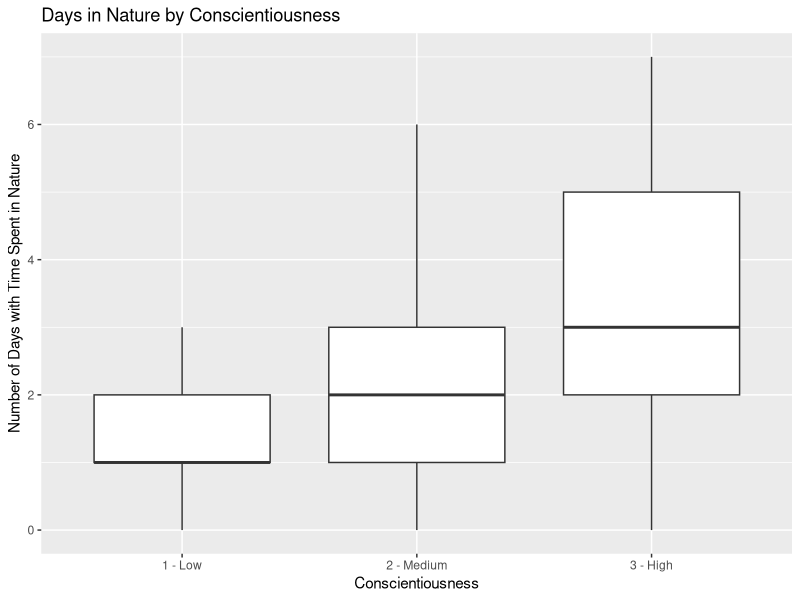
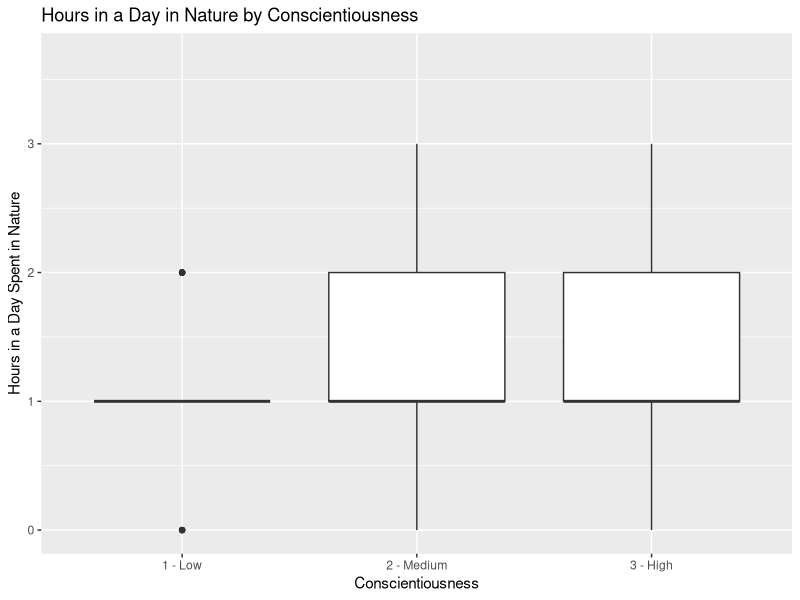
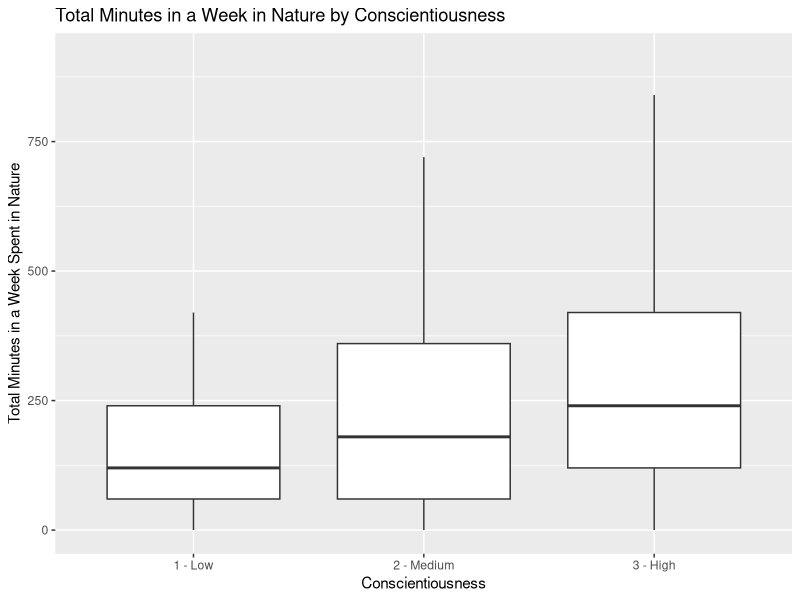
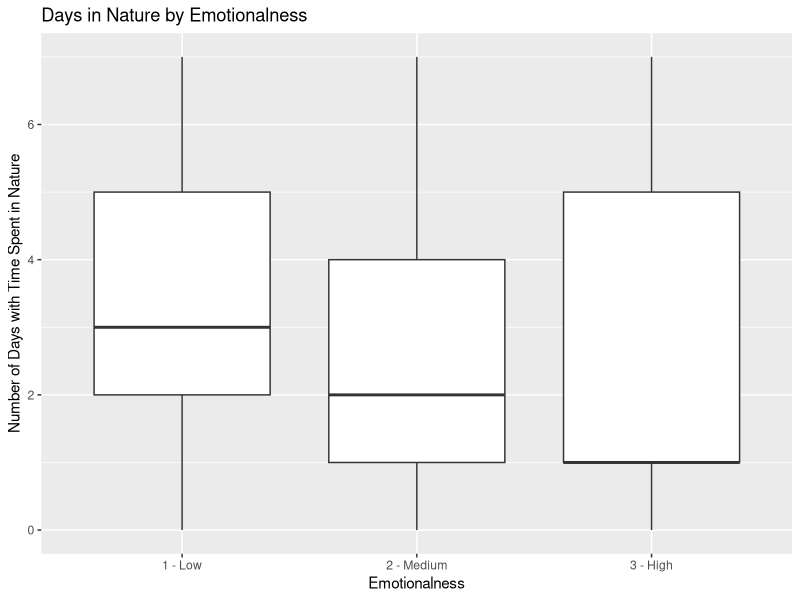
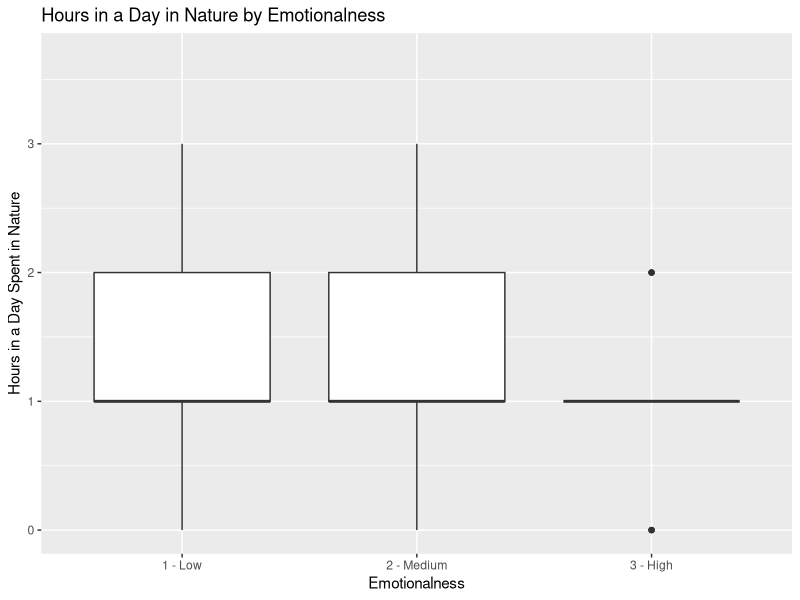
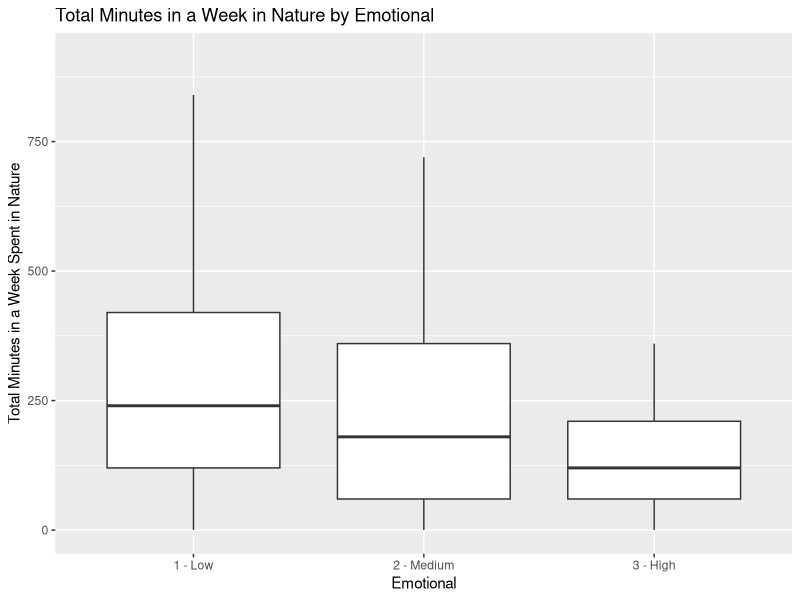
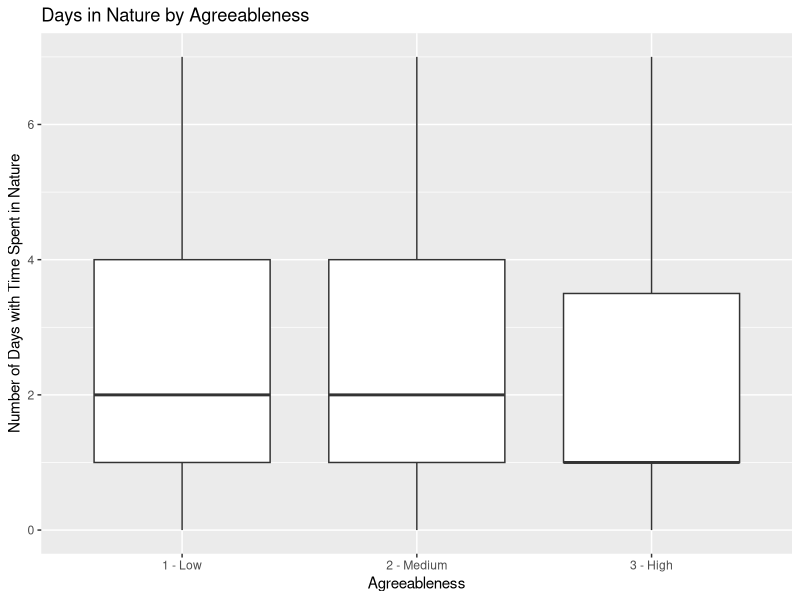
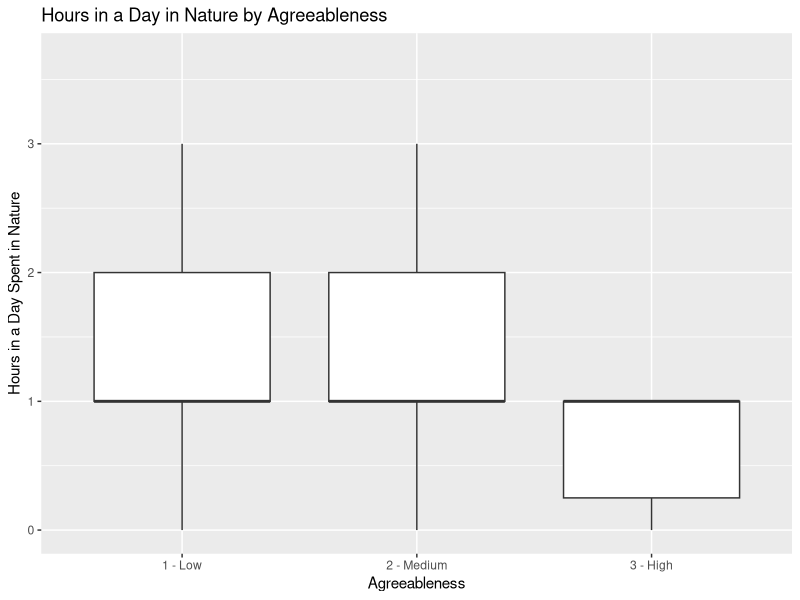

Recreate these plots in R, in order.
## ---- chunk 1
knitr::opts_chunk$set(echo = F, warning = F, message = F)
## ---- chunk 2
library(tidyverse)
library(ggplot2)
## ---- chunk 3
prsn_data_full <- read_csv("data/dataset121321WIDE.csv")

prsn_data <- prsn_data_full %>% select("id", "prolific_id", "c_time_in_nature_daysweek", "c_time_in_nature_hoursdaynew", "c_total_time_naturenew", "numparks_nq", "parkarea_nq", "proppark_nq", "popdensity_nq", "parkareaperperson_nq", "c_surroundings", "y1", "y2", "totalstress1cat","totalstress2cat", "changestress2", "catconscientiousness", "catemotional", "catagreeableness", "catopenness", "catextraversion")

## ---- chunk 4

# creating variable for personality type that combines low and high variables to one for plotting

newvar_prsn_data <- prsn_data %>% 
  mutate(
    # personality 
    conscientiousness = case_when(
      catconscientiousness == 3 ~ "3 - High",
      catconscientiousness == 2 ~ "2 - Medium",
      catconscientiousness == 1 ~ "1 - Low"
    ),
    emotional = case_when(
      catemotional == 3 ~ "3 - High",
      catemotional == 2 ~ "2 - Medium",
      catemotional == 1 ~ "1 - Low"
    ),
    agreeableness = case_when(
      catagreeableness == 3 ~ "3 - High",
      catagreeableness == 2 ~ "2 - Medium",
      catagreeableness == 1 ~ "1 - Low"
    ),
    openness = case_when(
      catopenness == 3 ~ "3 - High",
      catopenness == 2 ~ "2 - Medium",
      catopenness == 1 ~ "1 - Low"
    ),
    extraversion = case_when(
      catextraversion == 3 ~ "3 - High",
      catextraversion == 2 ~ "2 - Medium",
      catextraversion == 1 ~ "1 - Low"
    ),
    
    # park info
    numparks_nq = as.character(numparks_nq),
    parkarea_nq = as.character(parkarea_nq),
    proppark_nq = as.character(proppark_nq),
    popdensity_nq = as.character(popdensity_nq),
    parkareaperperson_nq = as.character(parkareaperperson_nq),
    c_surroundings = case_when(
      c_surroundings == "Other:" ~ "Other",
      TRUE ~ c_surroundings
    ),
    
    # direct nature
    days = c_time_in_nature_daysweek,
    hours = c_time_in_nature_hoursdaynew,
    total = c_total_time_naturenew,
    
    # stress
    
    stress1 = y1,
    stress2 = y2
    # "totalstress1cat","totalstress2cat", "changestress2"

  )

## ---- chunk 5
# Nature

natureDays_Qs <- quantile(newvar_prsn_data$days, na.rm = T)
natureDay_ylim <- c(0, 7)  

natureHours_Qs <- quantile(newvar_prsn_data$hours, na.rm = T)
natureHour_ylim <- c(0, (natureHours_Qs[4]+1.5*(natureHours_Qs[4] - natureHours_Qs[2]))*1.05) 

natureTotal_Qs <- quantile(newvar_prsn_data$total, na.rm = T)
natureTotal_ylim <- c(0, (natureTotal_Qs[4]+1.5*(natureTotal_Qs[4] - natureTotal_Qs[2]))*1.05) 



# stress
changestress_Qs <-quantile(newvar_prsn_data$changestress2, na.rm = T)
changestress_ylim <-  c( (changestress_Qs[2]*2), (changestress_Qs[4]+1.5*(changestress_Qs[4] - changestress_Qs[2]))*1.05) 

stress_ylim <- c(0, 40)

stresscat_ylim <- c(0, 5)

## ---- chunk 6

newvar_prsn_data <- newvar_prsn_data %>%
  mutate(
    natureDays_Q = case_when(
      days > natureDays_Qs[4] ~ "4",
      days > natureDays_Qs[3] ~ "3",
      days > natureDays_Qs[2] ~ "2",
      days >= natureDays_Qs[1] ~ "1"
    ),
    natureHours_Q = case_when(
      hours > natureHours_Qs[4] ~ "4",
      hours > natureHours_Qs[3] ~ "3",
      hours > natureHours_Qs[2] ~ "2",
      hours >= natureHours_Qs[1] ~ "1"
    ),
    natureTotal_Q = case_when(
      total > natureTotal_Qs[4] ~ "4",
      total > natureTotal_Qs[3] ~ "3",
      total > natureTotal_Qs[2] ~ "2",
      total >= natureTotal_Qs[1] ~ "1"
    )
  )

## ---- chunk 7

consc_natureDays <-
  newvar_prsn_data %>%
  filter(!is.na(conscientiousness)) %>%
  ggplot(
         aes_string( x = 'conscientiousness', y = 'days')) + 
  geom_boxplot(outlier.shape = NA) +
  labs(
    x = "Conscientiousness",
    y = "Number of Days with Time Spent in Nature",
    title = "Days in Nature by Conscientiousness",
  )+
  ylim(natureDay_ylim)
consc_natureDays


consc_natureHours <-
  newvar_prsn_data %>%
  filter(!is.na(conscientiousness)) %>%
  ggplot(
         aes_string( x = 'conscientiousness', y = 'hours')) + 
  geom_boxplot() +
  labs(
    x = "Conscientiousness",
    y = "Hours in a Day Spent in Nature",
    title = "Hours in a Day in Nature by Conscientiousness",
  )+
  ylim(natureHour_ylim)
consc_natureHours


consc_natureTotal <-
  newvar_prsn_data %>%
  filter(!is.na(conscientiousness)) %>%
  ggplot(
         aes_string( x = 'conscientiousness', y = 'total')) + 
  geom_boxplot(outlier.shape = NA) +
  labs(
    x = "Conscientiousness",
    y = "Total Minutes in a Week Spent in Nature",
    title = "Total Minutes in a Week in Nature by Conscientiousness",
  )+
  ylim(natureTotal_ylim)
consc_natureTotal
## ---- chunk 8

emo_natureDays <-
  newvar_prsn_data %>%
  filter(!is.na(emotional)) %>%
  ggplot(
         aes_string( x = 'emotional', y = 'days')) + 
  geom_boxplot(outlier.shape = NA) +
  labs(
    x = "Emotionalness",
    y = "Number of Days with Time Spent in Nature",
    title = "Days in Nature by Emotionalness",
  )+
  ylim(natureDay_ylim)
emo_natureDays


emo_natureHours <-
  newvar_prsn_data %>%
  filter(!is.na(emotional)) %>%
  ggplot(
         aes_string( x = 'emotional', y = 'hours')) + 
  geom_boxplot() +
  labs(
    x = "Emotionalness",
    y = "Hours in a Day Spent in Nature",
    title = "Hours in a Day in Nature by Emotionalness",
  )+
  ylim(natureHour_ylim)
emo_natureHours


emo_natureTotal <-
  newvar_prsn_data %>%
  filter(!is.na(emotional)) %>%
  ggplot(
         aes_string( x = 'emotional', y = 'total')) + 
  geom_boxplot(outlier.shape = NA) +
  labs(
    x = "Emotional",
    y = "Total Minutes in a Week Spent in Nature",
    title = "Total Minutes in a Week in Nature by Emotional",
  )+
  ylim(natureTotal_ylim)
emo_natureTotal
## ---- chunk 9

agree_natureDays <-
  newvar_prsn_data %>%
  filter(!is.na(agreeableness)) %>%
  ggplot(
         aes_string( x = 'agreeableness', y = 'days')) + 
  geom_boxplot(outlier.shape = NA) +
  labs(
    x = "Agreeableness",
    y = "Number of Days with Time Spent in Nature",
    title = "Days in Nature by Agreeableness",
  )+
  ylim(natureDay_ylim)
agree_natureDays


agree_natureHours <-
  newvar_prsn_data %>%
  filter(!is.na(agreeableness)) %>%
  ggplot(
         aes_string( x = 'agreeableness', y = 'hours')) + 
  geom_boxplot() +
  labs(
    x = "Agreeableness",
    y = "Hours in a Day Spent in Nature",
    title = "Hours in a Day in Nature by Agreeableness",
  )+
  ylim(natureHour_ylim)
agree_natureHours


agree_natureTotal <-
  newvar_prsn_data %>%
  filter(!is.na(agreeableness)) %>%
  ggplot(
         aes_string( x = 'agreeableness', y = 'total')) + 
  geom_boxplot() +
  labs(
    x = "Agreeableness",
    y = "Total Minutes in a Week Spent in Nature",
    title = "Total Minutes in a Week in Nature by Agreeableness",
  )+
  ylim(natureTotal_ylim)
agree_natureTotal
## ---- chunk 10

open_natureDays <-
  newvar_prsn_data %>%
  filter(!is.na(openness)) %>%
  ggplot(
         aes_string( x = 'openness', y = 'days')) + 
  geom_boxplot(outlier.shape = NA) +
  labs(
    x = "Openness",
    y = "Number of Days with Time Spent in Nature",
    title = "Days in Nature by Openness",
  )+
  ylim(natureDay_ylim)
open_natureDays


open_natureHours <-
  newvar_prsn_data %>%
  filter(!is.na(openness)) %>%
  ggplot(
         aes_string( x = 'openness', y = 'hours')) + 
  geom_boxplot() +
  labs(
    x = "Openness",
    y = "Hours in a Day Spent in Nature",
    title = "Hours in a Day in Nature by Openness",
  )+
  ylim(natureHour_ylim)
open_natureHours


open_natureTotal <-
  newvar_prsn_data %>%
  filter(!is.na(openness)) %>%
  ggplot(
         aes_string( x = 'openness', y = 'total')) + 
  geom_boxplot(outlier.shape = NA) +
  labs(
    x = "Openness",
    y = "Total Minutes in a Week Spent in Nature",
    title = "Total Minutes in a Week in Nature by Openness",
  )+
  ylim(natureTotal_ylim)
open_natureTotal
## ---- chunk 11

extra_natureDays <-
  newvar_prsn_data %>%
  filter(!is.na(extraversion)) %>%
  ggplot(
         aes_string( x = 'extraversion', y = 'days')) + 
  geom_boxplot(outlier.shape = NA) +
  labs(
    x = "Extraversion",
    y = "Number of Days with Time Spent in Nature",
    title = "Days in Nature by Extraversion",
  )+
  ylim(natureDay_ylim)
extra_natureDays


extra_natureHours <-
  newvar_prsn_data %>%
  filter(!is.na(extraversion)) %>%
  ggplot(
         aes_string( x = 'extraversion', y = 'hours')) + 
  geom_boxplot() +
  labs(
    x = "Extraversion",
    y = "Hours in a Day Spent in Nature",
    title = "Hours in a Day in Nature by Extraversion",
  )+
  ylim(natureHour_ylim)
extra_natureHours


extra_natureTotal <-
  newvar_prsn_data %>%
  filter(!is.na(extraversion)) %>%
  ggplot(
         aes_string( x = 'extraversion', y = 'total')) + 
  geom_boxplot(outlier.shape = NA) +
  labs(
    x = "Extraversion",
    y = "Total Minutes in a Week Spent in Nature",
    title = "Total Minutes in a Week in Nature by Extraversion",
  )+
  ylim(natureTotal_ylim)
extra_natureTotal
## ---- chunk 12

np_natureDays <-
  newvar_prsn_data %>%
  filter(!is.na(numparks_nq)) %>%
  ggplot(
         aes_string( x = "numparks_nq", y = 'days')) + 
  geom_boxplot(outlier.shape = NA) +
  labs(
    x = "Number of Parks in Tract",
    y = "Number of Days with Time Spent in Nature",
    title = "Days in Nature by Number of Parks",
  )+
  ylim(natureDay_ylim)
np_natureDays


np_natureHours <-
  newvar_prsn_data %>%
  filter(!is.na(numparks_nq)) %>%
  ggplot(
         aes_string( x = "numparks_nq", y = 'hours')) + 
  geom_boxplot() +
  labs(
    x = "Number of Parks in Tract",
    y = "Hours in a Day Spent in Nature",
    title = "Hours in a Day in Nature by Number of Parks",
  )+
  ylim(natureHour_ylim)
np_natureHours


np_natureTotal <-
  newvar_prsn_data %>%
  filter(!is.na(numparks_nq)) %>%
  ggplot(
         aes_string( x = "numparks_nq", y = 'total')) + 
  geom_boxplot(outlier.shape = NA) +
  labs(
    x = "Number of Parks in Tract",
    y = "Total Minutes in a Week Spent in Nature",
    title = "Total Minutes in a Week in Nature by Number of Parks",
  )+
  ylim(natureTotal_ylim)
np_natureTotal
## ---- chunk 13

pa_natureDays <-
  newvar_prsn_data %>%
  filter(!is.na(parkarea_nq)) %>%
  ggplot(
         aes_string( x = "parkarea_nq", y = 'days')) + 
  geom_boxplot(outlier.shape = NA) +
  labs(
    x = "Park Area in Tract",
    y = "Number of Days with Time Spent in Nature",
    title = "Days in Nature by Park Area in Tract",
  )+
  ylim(natureDay_ylim)
pa_natureDays


pa_natureHours <-
  newvar_prsn_data %>%
  filter(!is.na(parkarea_nq)) %>%
  ggplot(
         aes_string( x = "parkarea_nq", y = 'hours')) + 
  geom_boxplot() +
  labs(
    x = "Park Area in Tract",
    y = "Hours in a Day Spent in Nature",
    title = "Hours in a Day in Nature by Park Area in Tract",
  )+
  ylim(natureHour_ylim)
pa_natureHours


pa_natureTotal <-
  newvar_prsn_data %>%
  filter(!is.na(parkarea_nq)) %>%
  ggplot(
         aes_string( x = "parkarea_nq", y = 'total')) + 
  geom_boxplot(outlier.shape = NA) +
  labs(
    x = "Park Area in Tract",
    y = "Total Minutes in a Week Spent in Nature",
    title = "Total Minutes in a Week in Nature by Park Area in Tract",
  )+
  ylim(natureTotal_ylim)
pa_natureTotal
## ---- chunk 14

pp_natureDays <-
  newvar_prsn_data %>%
  filter(!is.na(proppark_nq)) %>%
  ggplot(
         aes_string( x = "proppark_nq", y = 'days')) + 
  geom_boxplot(outlier.shape = NA) +
  labs(
    x = "Proportion of Park Area in Tract",
    y = "Number of Days with Time Spent in Nature",
    title = "Days in Nature by Proportion of Park Area in Tract",
  )+
  ylim(natureDay_ylim)
pp_natureDays


pp_natureHours <-
  newvar_prsn_data %>%
  filter(!is.na(proppark_nq)) %>%
  ggplot(
         aes_string( x = "proppark_nq", y = 'hours')) + 
  geom_boxplot() +
  labs(
    x = "Proportion of Park Area in Tract",
    y = "Hours in a Day Spent in Nature",
    title = "Hours in a Day in Nature by Proportion of Park Area in Tract",
  )+
  ylim(natureHour_ylim)
pp_natureHours


pp_natureTotal <-
  newvar_prsn_data %>%
  filter(!is.na(proppark_nq)) %>%
  ggplot(
         aes_string( x = "proppark_nq", y = 'total')) + 
  geom_boxplot(outlier.shape = NA) +
  labs(
    x = "Proportion of Park Area in Tract",
    y = "Total Minutes in a Week Spent in Nature",
    title = "Total Minutes in a Week in Nature by Proportion of Park Area in Tract",
  )+
  ylim(natureTotal_ylim)
pp_natureTotal
## ---- chunk 15

pd_natureDays <-
  newvar_prsn_data %>%
  filter(!is.na(popdensity_nq)) %>%
  ggplot(
         aes_string( x = "popdensity_nq", y = 'days')) + 
  geom_boxplot(outlier.shape = NA) +
  labs(
    x = "Population Density of Tract",
    y = "Number of Days with Time Spent in Nature",
    title = "Days in Nature by Population Density",
  )+
  ylim(natureDay_ylim)
pd_natureDays


pd_natureHours <-
  newvar_prsn_data %>%
  filter(!is.na(popdensity_nq)) %>%
  ggplot(
         aes_string( x = "popdensity_nq", y = 'hours')) + 
  geom_boxplot() +
  labs(
    x = "Population Density of Tract",
    y = "Hours in a Day Spent in Nature",
    title = "Hours in a Day in Nature by Population Density",
  )+
  ylim(natureHour_ylim)
pd_natureHours


pd_natureTotal <-
  newvar_prsn_data %>%
  filter(!is.na(popdensity_nq)) %>%
  ggplot(
         aes_string( x = "popdensity_nq", y = 'total')) + 
  geom_boxplot(outlier.shape = NA) +
  labs(
    x = "Population Density of Tract",
    y = "Total Minutes in a Week Spent in Nature",
    title = "Total Minutes in a Week in Nature by Population Density",
  )+
  ylim(natureTotal_ylim)
pd_natureTotal
## ---- chunk 16

pb_natureDays <-
  newvar_prsn_data %>%
  filter(!is.na(parkareaperperson_nq)) %>%
  ggplot(
         aes_string( x = "parkareaperperson_nq", y = 'days')) + 
  geom_boxplot(outlier.shape = NA) +
  labs(
    x = "Park Burden of Tract",
    y = "Number of Days with Time Spent in Nature",
    title = "Days in Nature by Park Burden",
  )+
  ylim(natureDay_ylim)
pb_natureDays


pb_natureHours <-
  newvar_prsn_data %>%
  filter(!is.na(parkareaperperson_nq)) %>%
  ggplot(
         aes_string( x = "parkareaperperson_nq", y = 'hours')) + 
  geom_boxplot() +
  labs(
    x = "Park Burden of Tract",
    y = "Hours in a Day Spent in Nature",
    title = "Hours in a Day in Nature by Park Burden",
  )+
  ylim(natureHour_ylim)
pb_natureHours


pb_natureTotal <-
  newvar_prsn_data %>%
  filter(!is.na(parkareaperperson_nq)) %>%
  ggplot(
         aes_string( x = "parkareaperperson_nq", y = 'total')) + 
  geom_boxplot(outlier.shape = NA) +
  labs(
    x = "Park Burden of Tract",
    y = "Total Minutes in a Week Spent in Nature",
    title = "Total Minutes in a Week in Nature by Park Burden",
  )+
  ylim(natureTotal_ylim)
pb_natureTotal
## ---- chunk 17

sr_natureDays <-
  newvar_prsn_data %>%
  filter(!is.na(c_surroundings)) %>%
  ggplot(
         aes_string( x = "c_surroundings", y = 'days')) + 
  geom_boxplot(outlier.shape = NA) +
  labs(
    x = "Surroundings",
    y = "Number of Days with Time Spent in Nature",
    title = "Days in Nature by Surroundings",
  )+
  ylim(natureDay_ylim)
sr_natureDays


sr_natureHours <-
  newvar_prsn_data %>%
  filter(!is.na(c_surroundings)) %>%
  ggplot(
         aes_string( x = "c_surroundings", y = 'hours')) + 
  geom_boxplot() +
  labs(
    x = "Surroundings",
    y = "Hours in a Day Spent in Nature",
    title = "Hours in a Day in Nature by Surroundings",
  )+
  ylim(natureHour_ylim)
sr_natureHours


sr_natureTotal <-
  newvar_prsn_data %>%
  filter(!is.na(c_surroundings)) %>%
  ggplot(
         aes_string( x = "c_surroundings", y = 'total')) + 
  geom_boxplot(outlier.shape = NA) +
  labs(
    x = "Surroundings",
    y = "Total Minutes in a Week Spent in Nature",
    title = "Total Minutes in a Week in Nature by Surroundings",
  )+
  ylim(natureTotal_ylim)
sr_natureTotal
## ---- chunk 18

consc_stress1 <-
  newvar_prsn_data %>%
  filter(!is.na(conscientiousness)) %>%
  ggplot(
         aes_string( x = 'conscientiousness', y = 'stress1')) + 
  geom_boxplot(outlier.shape = NA) +
  labs(
    x = "Conscientiousness",
    y = "Total Stress at S1",
    title = "Total Stress at S1 by Conscientiousness",
  )+
  ylim(stress_ylim)


emo_stress1 <-
  newvar_prsn_data %>%
  filter(!is.na(emotional)) %>%
  ggplot(
         aes_string( x = 'emotional', y = 'stress1')) + 
  geom_boxplot(outlier.shape = NA) +
  labs(
    x = "Emotionalness",
    y = "Total Stress at S1",
    title = "Total Stress at S1 by Emotionalness",
  )+
  ylim(stress_ylim)



agree_stress1 <-
  newvar_prsn_data %>%
  filter(!is.na(agreeableness)) %>%
  ggplot(
         aes_string( x = 'agreeableness', y = 'stress1')) + 
  geom_boxplot(outlier.shape = NA) +
  labs(
    x = "Agreeableness",
    y = "Total Stress at S1",
    title = "Total Stress at S1 by Agreeableness",
  )+
  ylim(stress_ylim)



open_stress1 <-
  newvar_prsn_data %>%
  filter(!is.na(openness)) %>%
  ggplot(
         aes_string( x = 'openness', y = 'stress1')) + 
  geom_boxplot(outlier.shape = NA) +
  labs(
    x = "Openness",
    y = "Total Stress at S1",
    title = "Total Stress at S1 by Openness",
  )+
  ylim(stress_ylim)



extra_stress1 <-
  newvar_prsn_data %>%
  filter(!is.na(extraversion)) %>%
  ggplot(
         aes_string( x = 'extraversion', y = 'stress1')) + 
  geom_boxplot(outlier.shape = NA) +
  labs(
    x = "Extraversion",
    y = "Total Stress at S1",
    title = "Total Stress at S1 by Extraversion",
  )+
  ylim(stress_ylim)



## ---- chunk 19

consc_stress2 <-
  newvar_prsn_data %>%
  filter(!is.na(conscientiousness)) %>%
  ggplot(
         aes_string( x = 'conscientiousness', y = 'stress2')) + 
  geom_boxplot(outlier.shape = NA) +
  labs(
    x = "Conscientiousness",
    y = "Total Stress at S2",
    title = "Total Stress at S2 by Conscientiousness",
  )+
  ylim(stress_ylim)


emo_stress2 <-
  newvar_prsn_data %>%
  filter(!is.na(emotional)) %>%
  ggplot(
         aes_string( x = 'emotional', y = 'stress2')) + 
  geom_boxplot(outlier.shape = NA) +
  labs(
    x = "Emotionalness",
    y = "Total Stress at S2",
    title = "Total Stress at S2 by Emotionalness",
  )+
  ylim(stress_ylim)



agree_stress2 <-
  newvar_prsn_data %>%
  filter(!is.na(agreeableness)) %>%
  ggplot(
         aes_string( x = 'agreeableness', y = 'stress2')) + 
  geom_boxplot(outlier.shape = NA) +
  labs(
    x = "Agreeableness",
    y = "Total Stress at S2",
    title = "Total Stress at S2 by Agreeableness",
  )+
  ylim(stress_ylim)



open_stress2 <-
  newvar_prsn_data %>%
  filter(!is.na(openness)) %>%
  ggplot(
         aes_string( x = 'openness', y = 'stress2')) + 
  geom_boxplot(outlier.shape = NA) +
  labs(
    x = "Openness",
    y = "Total Stress at S2",
    title = "Total Stress at S2 by Openness",
  )+
  ylim(stress_ylim)



extra_stress2 <-
  newvar_prsn_data %>%
  filter(!is.na(extraversion)) %>%
  ggplot(
         aes_string( x = 'extraversion', y = 'stress2')) + 
  geom_boxplot(outlier.shape = NA) +
  labs(
    x = "Extraversion",
    y = "Total Stress at S2",
    title = "Total Stress at S2 by Extraversion",
  )+
  ylim(stress_ylim)


## ---- chunk 20

consc_totalstress1cat <-
  newvar_prsn_data %>%
  filter(!is.na(conscientiousness)) %>%
  ggplot(
         aes_string( x = 'conscientiousness', y = 'totalstress1cat')) + 
  geom_boxplot(outlier.shape = NA) +
  labs(
    x = "Conscientiousness",
    y = "Categorized Stress at S1",
    title = "Categorized Stress at S1 by Conscientiousness",
  )+
  ylim(stresscat_ylim)


emo_totalstress1cat <-
  newvar_prsn_data %>%
  filter(!is.na(emotional)) %>%
  ggplot(
         aes_string( x = 'emotional', y = 'totalstress1cat')) + 
  geom_boxplot(outlier.shape = NA) +
  labs(
    x = "Emotionalness",
    y = "Categorized Stress at S1",
    title = "Categorized Stress at S1 by Emotionalness",
  )+
  ylim(stresscat_ylim)



agree_totalstress1cat <-
  newvar_prsn_data %>%
  filter(!is.na(agreeableness)) %>%
  ggplot(
         aes_string( x = 'agreeableness', y = 'totalstress1cat')) + 
  geom_boxplot(outlier.shape = NA) +
  labs(
    x = "Agreeableness",
    y = "Categorized Stress at S1",
    title = "Categorized Stress at S1 by Agreeableness",
  )+
  ylim(stresscat_ylim)



open_totalstress1cat <-
  newvar_prsn_data %>%
  filter(!is.na(openness)) %>%
  ggplot(
         aes_string( x = 'openness', y = 'totalstress1cat')) + 
  geom_boxplot(outlier.shape = NA) +
  labs(
    x = "Openness",
    y = "Categorized Stress at S1",
    title = "Categorized Stress at S1 by Openness",
  )+
  ylim(stresscat_ylim)



extra_totalstress1cat <-
  newvar_prsn_data %>%
  filter(!is.na(extraversion)) %>%
  ggplot(
         aes_string( x = 'extraversion', y = 'totalstress1cat')) + 
  geom_boxplot(outlier.shape = NA) +
  labs(
    x = "Extraversion",
    y = "Categorized Stress at S1",
    title = "Categorized Stress at S1 by Extraversion",
  )+
  ylim(stresscat_ylim)


## ---- chunk 21

consc_totalstress2cat <-
  newvar_prsn_data %>%
  filter(!is.na(conscientiousness)) %>%
  ggplot(
         aes_string( x = 'conscientiousness', y = 'totalstress2cat')) + 
  geom_boxplot(outlier.shape = NA) +
  labs(
    x = "Conscientiousness",
    y = "Categorized Stress at S2",
    title = "Categorized Stress at S2 by Conscientiousness",
  )+
  ylim(stresscat_ylim)


emo_totalstress2cat <-
  newvar_prsn_data %>%
  filter(!is.na(emotional)) %>%
  ggplot(
         aes_string( x = 'emotional', y = 'totalstress2cat')) + 
  geom_boxplot(outlier.shape = NA) +
  labs(
    x = "Emotionalness",
    y = "Categorized Stress at S2",
    title = "Categorized Stress at S2 by Emotionalness",
  )+
  ylim(stresscat_ylim)



agree_totalstress2cat <-
  newvar_prsn_data %>%
  filter(!is.na(agreeableness)) %>%
  ggplot(
         aes_string( x = 'agreeableness', y = 'totalstress2cat')) + 
  geom_boxplot(outlier.shape = NA) +
  labs(
    x = "Agreeableness",
    y = "Categorized Stress at S2",
    title = "Categorized Stress at S2 by Agreeableness",
  )+
  ylim(stresscat_ylim)



open_totalstress2cat <-
  newvar_prsn_data %>%
  filter(!is.na(openness)) %>%
  ggplot(
         aes_string( x = 'openness', y = 'totalstress2cat')) + 
  geom_boxplot(outlier.shape = NA) +
  labs(
    x = "Openness",
    y = "Categorized Stress at S2",
    title = "Categorized Stress at S2 by Openness",
  )+
  ylim(stresscat_ylim)



extra_totalstress2cat <-
  newvar_prsn_data %>%
  filter(!is.na(extraversion)) %>%
  ggplot(
         aes_string( x = 'extraversion', y = 'totalstress2cat')) + 
  geom_boxplot(outlier.shape = NA) +
  labs(
    x = "Extraversion",
    y = "Categorized Stress at S2",
    title = "Categorized Stress at S2 by Extraversion",
  )+
  ylim(stresscat_ylim)


## ---- chunk 22

consc_changestress2 <-
  newvar_prsn_data %>%
  filter(!is.na(conscientiousness)) %>%
  ggplot(
         aes_string( x = 'conscientiousness', y = 'changestress2')) + 
  geom_boxplot(outlier.shape = NA) +
  labs(
    x = "Conscientiousness",
    y = "Change in Stress",
    title = "Change in Stress by Conscientiousness",
  )+
  ylim(changestress_ylim)


emo_changestress2 <-
  newvar_prsn_data %>%
  filter(!is.na(emotional)) %>%
  ggplot(
         aes_string( x = 'emotional', y = 'changestress2')) + 
  geom_boxplot(outlier.shape = NA) +
  labs(
    x = "Emotionalness",
    y = "Change in Stress",
    title = "Change in Stress by Emotionalness",
  )+
  ylim(changestress_ylim)



agree_changestress2 <-
  newvar_prsn_data %>%
  filter(!is.na(agreeableness)) %>%
  ggplot(
         aes_string( x = 'agreeableness', y = 'changestress2')) + 
  geom_boxplot(outlier.shape = NA) +
  labs(
    x = "Agreeableness",
    y = "Change in Stress",
    title = "Change in Stress by Agreeableness",
  )+
  ylim(changestress_ylim)



open_changestress2 <-
  newvar_prsn_data %>%
  filter(!is.na(openness)) %>%
  ggplot(
         aes_string( x = 'openness', y = 'changestress2')) + 
  geom_boxplot(outlier.shape = NA) +
  labs(
    x = "Openness",
    y = "Change in Stress",
    title = "Change in Stress by Openness",
  )+
  ylim(changestress_ylim)



extra_changestress2 <-
  newvar_prsn_data %>%
  filter(!is.na(extraversion)) %>%
  ggplot(
         aes_string( x = 'extraversion', y = 'changestress2')) + 
  geom_boxplot(outlier.shape = NA) +
  labs(
    x = "Extraversion",
    y = "Change in Stress",
    title = "Change in Stress by Extraversion",
  )+
  ylim(changestress_ylim)


## ---- chunk 23

consc_stress1
consc_stress2
consc_totalstress1cat
consc_totalstress2cat
consc_changestress2
## ---- chunk 24

emo_stress1
emo_stress2
emo_totalstress1cat
emo_totalstress2cat
emo_changestress2

## ---- chunk 25


agree_stress1
agree_stress2
agree_totalstress1cat
agree_totalstress2cat
agree_changestress2
## ---- chunk 26


open_stress1
open_stress2
open_totalstress1cat
open_totalstress2cat
open_changestress2
## ---- chunk 27


extra_stress1
extra_stress2
extra_totalstress1cat
extra_totalstress2cat
extra_changestress2

## ---- chunk 28

np_stress1 <-
  newvar_prsn_data %>%
  filter(!is.na(numparks_nq)) %>%
  ggplot(
         aes_string( x = 'numparks_nq', y = 'stress1')) + 
  geom_boxplot(outlier.shape = NA) +
  labs(
    x = "Number of Parks in Tract",
    y = "Total Stress at S1",
    title = "Total Stress at S1 by Number of Parks in Tract",
  )+
  ylim(stress_ylim)
np_stress1


np_stress2 <-
  newvar_prsn_data %>%
  filter(!is.na(numparks_nq)) %>%
  ggplot(
         aes_string( x = 'numparks_nq', y = 'stress2')) + 
  geom_boxplot(outlier.shape = NA) +
  labs(
    x = "Number of Parks in Tract",
    y = "Total Stress at S2",
    title = "Total Stress at S2 by Number of Parks in Tract",
  )+
  ylim(stress_ylim)
np_stress2


np_totalstress1cat <-
  newvar_prsn_data %>%
  filter(!is.na(numparks_nq)) %>%
  ggplot(
         aes_string( x = 'numparks_nq', y = 'totalstress1cat')) + 
  geom_boxplot(outlier.shape = NA) +
  labs(
    x = "Number of Parks in Tract",
    y = "Categorized Stress at S1",
    title = "Categorized Stress at S1 by Number of Parks in Tract",
  )+
  ylim(stresscat_ylim)
np_totalstress1cat


np_totalstress2cat <-
  newvar_prsn_data %>%
  filter(!is.na(numparks_nq)) %>%
  ggplot(
         aes_string( x = 'numparks_nq', y = 'totalstress2cat')) + 
  geom_boxplot(outlier.shape = NA) +
  labs(
    x = "Number of Parks in Tract",
    y = "Categorized Stress at S2",
    title = "Categorized Stress at S2 by Number of Parks in Tract",
  )+
  ylim(stresscat_ylim)
np_totalstress2cat


np_changestress2 <-
  newvar_prsn_data %>%
  filter(!is.na(numparks_nq)) %>%
  ggplot(
         aes_string( x = 'numparks_nq', y = 'changestress2')) + 
  geom_boxplot(outlier.shape = NA) +
  labs(
    x = "Number of Parks in Tract",
    y = "Change in Stress",
    title = "Change in Stress by Number of Parks in Tract",
  )+
  ylim(changestress_ylim)
np_changestress2

## ---- chunk 29

pa_stress1 <-
  newvar_prsn_data %>%
  filter(!is.na(parkarea_nq)) %>%
  ggplot(
         aes_string( x = 'parkarea_nq', y = 'stress1')) + 
  geom_boxplot(outlier.shape = NA) +
  labs(
    x = "Park Area in Tract",
    y = "Total Stress at S1",
    title = "Total Stress at S1 by Park Area in Tract",
  )+
  ylim(stress_ylim)
pa_stress1


pa_stress2 <-
  newvar_prsn_data %>%
  filter(!is.na(parkarea_nq)) %>%
  ggplot(
         aes_string( x = 'parkarea_nq', y = 'stress2')) + 
  geom_boxplot(outlier.shape = NA) +
  labs(
    x = "Park Area in Tract",
    y = "Total Stress at S2",
    title = "Total Stress at S2 by Park Area in Tract",
  )+
  ylim(stress_ylim)
pa_stress2


pa_totalstress1cat <-
  newvar_prsn_data %>%
  filter(!is.na(parkarea_nq)) %>%
  ggplot(
         aes_string( x = 'parkarea_nq', y = 'totalstress1cat')) + 
  geom_boxplot(outlier.shape = NA) +
  labs(
    x = "Park Area in Tract",
    y = "Categorized Stress at S1",
    title = "Categorized Stress at S1 by Park Area in Tract",
  )+
  ylim(stresscat_ylim)
pa_totalstress1cat


pa_totalstress2cat <-
  newvar_prsn_data %>%
  filter(!is.na(parkarea_nq)) %>%
  ggplot(
         aes_string( x = 'parkarea_nq', y = 'totalstress2cat')) + 
  geom_boxplot(outlier.shape = NA) +
  labs(
    x = "Park Area in Tract",
    y = "Categorized Stress at S2",
    title = "Categorized Stress at S2 by Park Area in Tract",
  )+
  ylim(stresscat_ylim)
pa_totalstress2cat


pa_changestress2 <-
  newvar_prsn_data %>%
  filter(!is.na(parkarea_nq)) %>%
  ggplot(
         aes_string( x = 'parkarea_nq', y = 'changestress2')) + 
  geom_boxplot(outlier.shape = NA) +
  labs(
    x = "Park Area in Tract",
    y = "Change in Stress",
    title = "Change in Stress by Park Area in Tract",
  )+
  ylim(changestress_ylim)
pa_changestress2

## ---- chunk 30

pp_stress1 <-
  newvar_prsn_data %>%
  filter(!is.na(proppark_nq)) %>%
  ggplot(
         aes_string( x = 'proppark_nq', y = 'stress1')) + 
  geom_boxplot(outlier.shape = NA) +
  labs(
    x = "Proportion of Park Area in Tract",
    y = "Total Stress at S1",
    title = "Total Stress at S1 by Proportion of Park Area in Tract",
  )+
  ylim(stress_ylim)
pp_stress1


pp_stress2 <-
  newvar_prsn_data %>%
  filter(!is.na(proppark_nq)) %>%
  ggplot(
         aes_string( x = 'proppark_nq', y = 'stress2')) + 
  geom_boxplot(outlier.shape = NA) +
  labs(
    x = "Proportion of Park Area in Tract",
    y = "Total Stress at S2",
    title = "Total Stress at S2 by Proportion of Park Area in Tract",
  )+
  ylim(stress_ylim)
pp_stress2


pp_totalstress1cat <-
  newvar_prsn_data %>%
  filter(!is.na(proppark_nq)) %>%
  ggplot(
         aes_string( x = 'proppark_nq', y = 'totalstress1cat')) + 
  geom_boxplot(outlier.shape = NA) +
  labs(
    x = "Proportion of Park Area in Tract",
    y = "Categorized Stress at S1",
    title = "Categorized Stress at S1 by Proportion of Park Area in Tract",
  )+
  ylim(stresscat_ylim)
pp_totalstress1cat


pp_totalstress2cat <-
  newvar_prsn_data %>%
  filter(!is.na(proppark_nq)) %>%
  ggplot(
         aes_string( x = 'proppark_nq', y = 'totalstress2cat')) + 
  geom_boxplot(outlier.shape = NA) +
  labs(
    x = "Proportion of Park Area in Tract",
    y = "Categorized Stress at S2",
    title = "Categorized Stress at S2 by Proportion of Park Area in Tract",
  )+
  ylim(stresscat_ylim)
pp_totalstress2cat


pp_changestress2 <-
  newvar_prsn_data %>%
  filter(!is.na(proppark_nq)) %>%
  ggplot(
         aes_string( x = 'proppark_nq', y = 'changestress2')) + 
  geom_boxplot(outlier.shape = NA) +
  labs(
    x = "Proportion of Park Area in Tract",
    y = "Change in Stress",
    title = "Change in Stress by Proportion of Park Area in Tract",
  )+
  ylim(changestress_ylim)
pp_changestress2

## ---- chunk 31

pd_stress1 <-
  newvar_prsn_data %>%
  filter(!is.na(popdensity_nq)) %>%
  ggplot(
         aes_string( x = 'popdensity_nq', y = 'stress1')) + 
  geom_boxplot(outlier.shape = NA) +
  labs(
    x = "Population Density of Tract",
    y = "Total Stress at S1",
    title = "Total Stress at S1 by Population Density",
  )+
  ylim(stress_ylim)
pd_stress1


pd_stress2 <-
  newvar_prsn_data %>%
  filter(!is.na(popdensity_nq)) %>%
  ggplot(
         aes_string( x = 'popdensity_nq', y = 'stress2')) + 
  geom_boxplot(outlier.shape = NA) +
  labs(
    x = "Population Density of Tract",
    y = "Total Stress at S2",
    title = "Total Stress at S2 by Population Density",
  )+
  ylim(stress_ylim)
pd_stress2


pd_totalstress1cat <-
  newvar_prsn_data %>%
  filter(!is.na(popdensity_nq)) %>%
  ggplot(
         aes_string( x = 'popdensity_nq', y = 'totalstress1cat')) + 
  geom_boxplot(outlier.shape = NA) +
  labs(
    x = "Population Density of Tract",
    y = "Categorized Stress at S1",
    title = "Categorized Stress at S1 by Population Density",
  )+
  ylim(stresscat_ylim)
pd_totalstress1cat


pd_totalstress2cat <-
  newvar_prsn_data %>%
  filter(!is.na(popdensity_nq)) %>%
  ggplot(
         aes_string( x = 'popdensity_nq', y = 'totalstress2cat')) + 
  geom_boxplot(outlier.shape = NA) +
  labs(
    x = "Population Density of Tract",
    y = "Categorized Stress at S2",
    title = "Categorized Stress at S2 by Population Density",
  )+
  ylim(stresscat_ylim)
pd_totalstress2cat


pd_changestress2 <-
  newvar_prsn_data %>%
  filter(!is.na(popdensity_nq)) %>%
  ggplot(
         aes_string( x = 'popdensity_nq', y = 'changestress2')) + 
  geom_boxplot(outlier.shape = NA) +
  labs(
    x = "Population Density of Tract",
    y = "Change in Stress",
    title = "Change in Stress by Population Density",
  )+
  ylim(changestress_ylim)
pd_changestress2

## ---- chunk 32

pd_stress1 <-
  newvar_prsn_data %>%
  filter(!is.na(parkareaperperson_nq)) %>%
  ggplot(
         aes_string( x = 'parkareaperperson_nq', y = 'stress1')) + 
  geom_boxplot(outlier.shape = NA) +
  labs(
    x = "Park Burden of Tract",
    y = "Total Stress at S1",
    title = "Total Stress at S1 by Park Burden",
  )+
  ylim(stress_ylim)
pd_stress1


pd_stress2 <-
  newvar_prsn_data %>%
  filter(!is.na(parkareaperperson_nq)) %>%
  ggplot(
         aes_string( x = 'parkareaperperson_nq', y = 'stress2')) + 
  geom_boxplot(outlier.shape = NA) +
  labs(
    x = "Park Burden of Tract",
    y = "Total Stress at S2",
    title = "Total Stress at S2 by Park Burden",
  )+
  ylim(stress_ylim)
pd_stress2


pd_totalstress1cat <-
  newvar_prsn_data %>%
  filter(!is.na(parkareaperperson_nq)) %>%
  ggplot(
         aes_string( x = 'parkareaperperson_nq', y = 'totalstress1cat')) + 
  geom_boxplot(outlier.shape = NA) +
  labs(
    x = "Park Burden of Tract",
    y = "Categorized Stress at S1",
    title = "Categorized Stress at S1 by Park Burden",
  )+
  ylim(stresscat_ylim)
pd_totalstress1cat


pd_totalstress2cat <-
  newvar_prsn_data %>%
  filter(!is.na(parkareaperperson_nq)) %>%
  ggplot(
         aes_string( x = 'parkareaperperson_nq', y = 'totalstress2cat')) + 
  geom_boxplot(outlier.shape = NA) +
  labs(
    x = "Park Burden of Tract",
    y = "Categorized Stress at S2",
    title = "Categorized Stress at S2 by Park Burden",
  )+
  ylim(stresscat_ylim)
pd_totalstress2cat


pd_changestress2 <-
  newvar_prsn_data %>%
  filter(!is.na(parkareaperperson_nq)) %>%
  ggplot(
         aes_string( x = 'parkareaperperson_nq', y = 'changestress2')) + 
  geom_boxplot(outlier.shape = NA) +
  labs(
    x = "Park Burden of Tract",
    y = "Change in Stress",
    title = "Change in Stress by Park Burden",
  )+
  ylim(changestress_ylim)
pd_changestress2

## ---- chunk 33

pd_stress1 <-
  newvar_prsn_data %>%
  filter(!is.na(c_surroundings)) %>%
  ggplot(
         aes_string( x = 'c_surroundings', y = 'stress1')) + 
  geom_boxplot(outlier.shape = NA) +
  labs(
    x = "Surroundings",
    y = "Total Stress at S1",
    title = "Total Stress at S1 by Surroundings",
  )+
  ylim(stress_ylim)
pd_stress1


pd_stress2 <-
  newvar_prsn_data %>%
  filter(!is.na(c_surroundings)) %>%
  ggplot(
         aes_string( x = 'c_surroundings', y = 'stress2')) + 
  geom_boxplot(outlier.shape = NA) +
  labs(
    x = "Surroundings",
    y = "Total Stress at S2",
    title = "Total Stress at S2 by Surroundings",
  )+
  ylim(stress_ylim)
pd_stress2


pd_totalstress1cat <-
  newvar_prsn_data %>%
  filter(!is.na(c_surroundings)) %>%
  ggplot(
         aes_string( x = 'c_surroundings', y = 'totalstress1cat')) + 
  geom_boxplot(outlier.shape = NA) +
  labs(
    x = "Surroundings",
    y = "Categorized Stress at S1",
    title = "Categorized Stress at S1 by Surroundings",
  )+
  ylim(stresscat_ylim)
pd_totalstress1cat


pd_totalstress2cat <-
  newvar_prsn_data %>%
  filter(!is.na(c_surroundings)) %>%
  ggplot(
         aes_string( x = 'c_surroundings', y = 'totalstress2cat')) + 
  geom_boxplot(outlier.shape = NA) +
  labs(
    x = "Surroundings",
    y = "Categorized Stress at S2",
    title = "Categorized Stress at S2 by Surroundings",
  )+
  ylim(stresscat_ylim)
pd_totalstress2cat


pd_changestress2 <-
  newvar_prsn_data %>%
  filter(!is.na(c_surroundings)) %>%
  ggplot(
         aes_string( x = 'c_surroundings', y = 'changestress2')) + 
  geom_boxplot(outlier.shape = NA) +
  labs(
    x = "Surroundings",
    y = "Change in Stress",
    title = "Change in Stress by Surroundings",
  )+
  ylim(changestress_ylim)
pd_changestress2

## ---- chunk 34

days_stress1 <-
  newvar_prsn_data %>%
  filter(!is.na(natureDays_Q)) %>%
  ggplot(
         aes_string( x = 'natureDays_Q', y = 'stress1')) + 
  geom_boxplot(outlier.shape = NA) +
  labs(
    x = "Quartile of Days with Time Spent in Nature",
    y = "Total Stress at S1",
    title = "Total Stress at S1 by Quartile of Days with Time Spent in Nature",
  )+
  ylim(stress_ylim)
days_stress1


days_stress2 <-
  newvar_prsn_data %>%
  filter(!is.na(natureDays_Q)) %>%
  ggplot(
         aes_string( x = 'natureDays_Q', y = 'stress2')) + 
  geom_boxplot(outlier.shape = NA) +
  labs(
    x = "Quartile of Days with Time Spent in Nature",
    y = "Total Stress at S2",
    title = "Total Stress at S2 by Quartile of Days with Time Spent in Nature",
  )+
  ylim(stress_ylim)
days_stress2


days_totalstress1cat <-
  newvar_prsn_data %>%
  filter(!is.na(natureDays_Q)) %>%
  ggplot(
         aes_string( x = 'natureDays_Q', y = 'totalstress1cat')) + 
  geom_boxplot(outlier.shape = NA) +
  labs(
    x = "Quartile of Days with Time Spent in Nature",
    y = "Categorized Stress at S1",
    title = "Categorized Stress at S1 by Quartile of Days with Time Spent in Nature",
  )+
  ylim(stresscat_ylim)
days_totalstress1cat


days_totalstress2cat <-
  newvar_prsn_data %>%
  filter(!is.na(natureDays_Q)) %>%
  ggplot(
         aes_string( x = 'natureDays_Q', y = 'totalstress2cat')) + 
  geom_boxplot(outlier.shape = NA) +
  labs(
    x = "Quartile of Days with Time Spent in Nature",
    y = "Categorized Stress at S2",
    title = "Categorized Stress at S2 by Quartile of Days with Time Spent in Nature",
  )+
  ylim(stresscat_ylim)
days_totalstress2cat


days_changestress2 <-
  newvar_prsn_data %>%
  filter(!is.na(natureDays_Q)) %>%
  ggplot(
         aes_string( x = 'natureDays_Q', y = 'changestress2')) + 
  geom_boxplot(outlier.shape = NA) +
  labs(
    x = "Quartile of Days with Time Spent in Nature",
    y = "Change in Stress",
    title = "Change in Stress by Quartile of Days with Time Spent in Nature",
  )+
  ylim(changestress_ylim)
days_changestress2

## ---- chunk 35

hours_stress1 <-
  newvar_prsn_data %>%
  filter(!is.na(natureHours_Q)) %>%
  ggplot(
         aes_string( x = 'natureHours_Q', y = 'stress1')) + 
  geom_boxplot(outlier.shape = NA) +
  labs(
    x = "Quartile of Hours in Nature",
    y = "Total Stress at S1",
    title = "Total Stress at S1 by Quartile of Hours in Nature",
  )+
  ylim(stress_ylim)
hours_stress1


hours_stress2 <-
  newvar_prsn_data %>%
  filter(!is.na(natureHours_Q)) %>%
  ggplot(
         aes_string( x = 'natureHours_Q', y = 'stress2')) + 
  geom_boxplot(outlier.shape = NA) +
  labs(
    x = "Quartile of Hours in Nature",
    y = "Total Stress at S2",
    title = "Total Stress at S2 by Quartile of Hours in Nature",
  )+
  ylim(stress_ylim)
hours_stress2


hours_totalstress1cat <-
  newvar_prsn_data %>%
  filter(!is.na(natureHours_Q)) %>%
  ggplot(
         aes_string( x = 'natureHours_Q', y = 'totalstress1cat')) + 
  geom_boxplot(outlier.shape = NA) +
  labs(
    x = "Quartile of Hours in Nature",
    y = "Categorized Stress at S1",
    title = "Categorized Stress at S1 by Quartile of Hours in Nature",
  )+
  ylim(stresscat_ylim)
hours_totalstress1cat


hours_totalstress2cat <-
  newvar_prsn_data %>%
  filter(!is.na(natureHours_Q)) %>%
  ggplot(
         aes_string( x = 'natureHours_Q', y = 'totalstress2cat')) + 
  geom_boxplot(outlier.shape = NA) +
  labs(
    x = "Quartile of Hours in Nature",
    y = "Categorized Stress at S2",
    title = "Categorized Stress at S2 by Quartile of Hours in Nature",
  )+
  ylim(stresscat_ylim)
hours_totalstress2cat


hours_changestress2 <-
  newvar_prsn_data %>%
  filter(!is.na(natureHours_Q)) %>%
  ggplot(
         aes_string( x = 'natureHours_Q', y = 'changestress2')) + 
  geom_boxplot(outlier.shape = NA) +
  labs(
    x = "Quartile of Hours in Nature",
    y = "Change in Stress",
    title = "Change in Stress by Quartile of Hours in Nature",
  )+
  ylim(changestress_ylim)
hours_changestress2

## ---- chunk 36

hours_stress1 <-
  newvar_prsn_data %>%
  filter(!is.na(natureTotal_Q)) %>%
  ggplot(
         aes_string( x = 'natureTotal_Q', y = 'stress1')) + 
  geom_boxplot(outlier.shape = NA) +
  labs(
    x = "Quartile of Total Time Spent in Nature",
    y = "Total Stress at S1",
    title = "Total Stress at S1 by Quartile of Total Time Spent in Nature",
  )+
  ylim(stress_ylim)
hours_stress1


hours_stress2 <-
  newvar_prsn_data %>%
  filter(!is.na(natureTotal_Q)) %>%
  ggplot(
         aes_string( x = 'natureTotal_Q', y = 'stress2')) + 
  geom_boxplot(outlier.shape = NA) +
  labs(
    x = "Quartile of Total Time Spent in Nature",
    y = "Total Stress at S2",
    title = "Total Stress at S2 by Quartile of Total Time Spent in Nature",
  )+
  ylim(stress_ylim)
hours_stress2


hours_totalstress1cat <-
  newvar_prsn_data %>%
  filter(!is.na(natureTotal_Q)) %>%
  ggplot(
         aes_string( x = 'natureTotal_Q', y = 'totalstress1cat')) + 
  geom_boxplot(outlier.shape = NA) +
  labs(
    x = "Quartile of Total Time Spent in Nature",
    y = "Categorized Stress at S1",
    title = "Categorized Stress at S1 by Quartile of Total Time Spent in Nature",
  )+
  ylim(stresscat_ylim)
hours_totalstress1cat


hours_totalstress2cat <-
  newvar_prsn_data %>%
  filter(!is.na(natureTotal_Q)) %>%
  ggplot(
         aes_string( x = 'natureTotal_Q', y = 'totalstress2cat')) + 
  geom_boxplot(outlier.shape = NA) +
  labs(
    x = "Quartile of Total Time Spent in Nature",
    y = "Categorized Stress at S2",
    title = "Categorized Stress at S2 by Quartile of Total Time Spent in Nature",
  )+
  ylim(stresscat_ylim)
hours_totalstress2cat


hours_changestress2 <-
  newvar_prsn_data %>%
  filter(!is.na(natureTotal_Q)) %>%
  ggplot(
         aes_string( x = 'natureTotal_Q', y = 'changestress2')) + 
  geom_boxplot(outlier.shape = NA) +
  labs(
    x = "Quartile of Hours with in Nature",
    y = "Change in Stress",
    title = "Change in Stress by Quartile of Total Time Spent in Nature",
  )+
  ylim(changestress_ylim)
hours_changestress2
